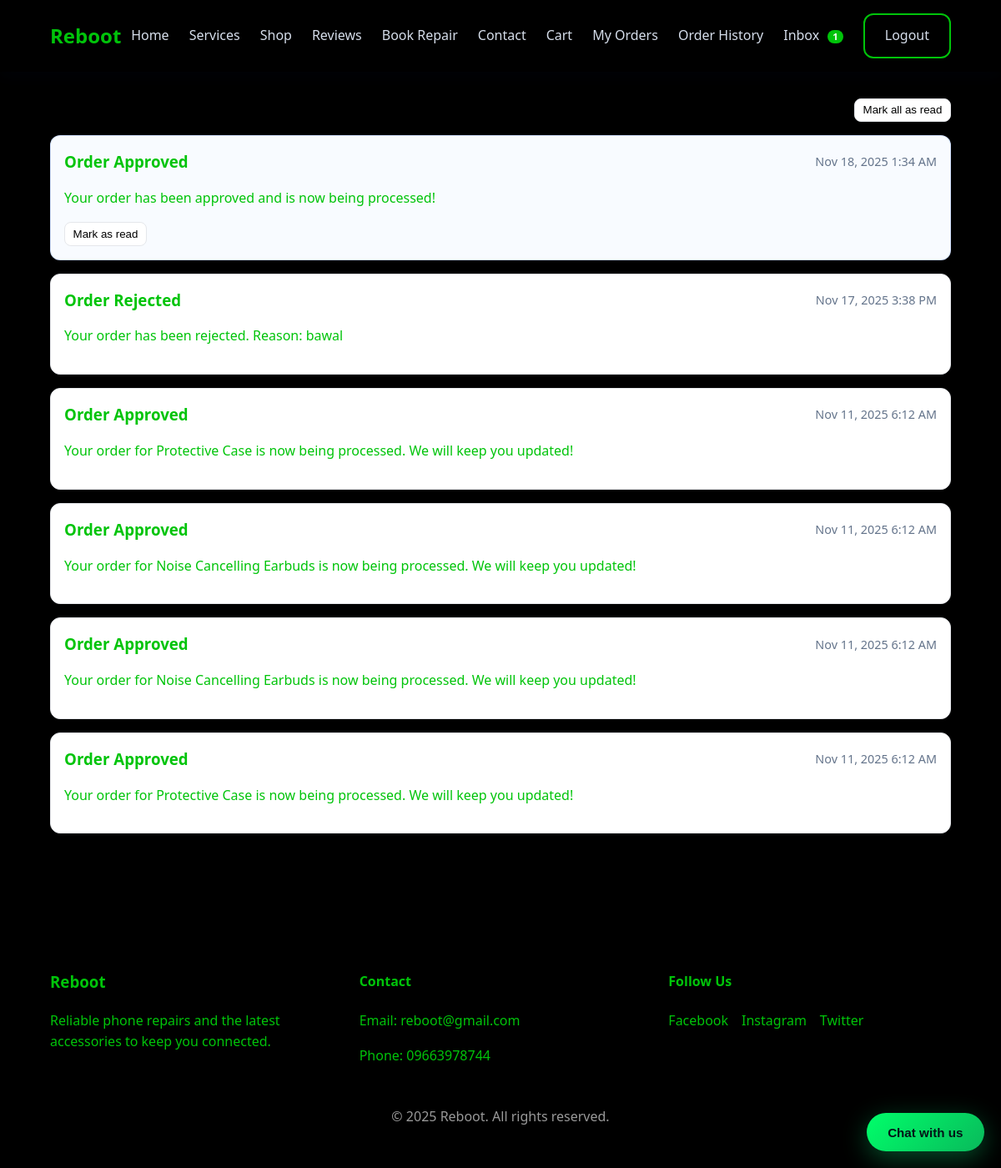
The app's page /inbox.php (signed in) with its own data.
### tables this page shows
CREATE TABLE `notifications` (
  `id` int(11) NOT NULL,
  `user_id` int(11) NOT NULL,
  `title` varchar(150) NOT NULL,
  `message` text NOT NULL,
  `type` enum('order','booking','general') DEFAULT 'general',
  `reference_id` int(11) DEFAULT NULL,
  `is_read` tinyint(1) NOT NULL DEFAULT 0,
  `created_at` timestamp NOT NULL DEFAULT current_timestamp()
);

### inbox.php (the view, shortened to what this page needs)
<?php
require_once __DIR__ . '/php/helpers.php';
$userId = (int)$_SESSION['user_id'];
$stmt = $conn->prepare("SELECT id, type, reference_id, title, message, is_read, created_at FROM notifications WHERE user_id = ? ORDER BY created_at DESC");
$stmt->bind_param('i', $userId);
$stmt->execute();
$res = $stmt->get_result();
$notifications = $res ? $res->fetch_all(MYSQLI_ASSOC) : [];
?>
<main class="page inbox-page">
	<section class="container">
		<div class="mark-all">
			<form method="post">
				<button class="btn-sm" name="mark_all" type="submit">Mark all as read</button>
			</form>
		</div>
		<div class="inbox-list">
			<?php if (empty($notifications)): ?>
				<div class="note">
					<div class="note-header">
						<h3 class="note-title">No messages yet</h3>
					</div>
					<p>We’ll notify you here when your bookings or orders are updated.</p>
				</div>
			<?php else: ?>
				<?php foreach ($notifications as $n): ?>
					<div class="note <?php echo (int)$n['is_read'] === 0 ? 'unread':''; ?>">
						<div class="note-header">
							<h3 class="note-title"><?php echo htmlspecialchars($n['title']); ?></h3>
							<div class="note-meta"><?php echo htmlspecialchars(date('M j, Y g:i A', strtotime($n['created_at']))); ?></div>
						</div>
						<div class="note-body">
							<p><?php echo nl2br(htmlspecialchars($n['message'])); ?></p>
						</div>
						<div class="note-actions">
							<?php if ((int)$n['is_read'] === 0): ?>
								<form method="post">
									<button class="btn-sm" name="mark_read" type="submit">Mark as read</button>
								</form>
							<?php endif; ?>
						</div>
					</div>
				<?php endforeach; ?>
			<?php endif; ?>
		</div>
	</section>
</main>

### css/style.css (style rules this page uses)
:root { --color-bg: #000000; --color-primary: #00c40a; --color-secondary: #ffffff; --color-accent: #1e90ff; --color-light: #ffffff; --color-muted: #00c40a; --color-border: #d6deeb; --shadow-lg: 0 20px 40px rgba(15, 41, 87, 0.12); --shadow-md: 0 12px 30px rgba(17, 51, 102, 0.1); --shadow-sm: 0 6px 18px rgba(15, 41, 87, 0.08); --radius-lg: 24px; --radius-md: 16px; --radius-sm: 12px; --transition: all 0.3s ease; font-size: 16px; }
* { box-sizing: border-box; }
body { margin: 0; font-family: 'Segoe UI', Roboto, Arial, sans-serif; background: var(--color-bg); color: var(--color-primary); line-height: 1.6; }
.container { width: min(1100px, 90vw); margin: 0 auto; }

### inbox.php (style rules this page uses)
.inbox-page { padding:2rem 0 }
.inbox-list { display:flex;flex-direction:column;gap:1rem }
.note { border:1px solid #e5e7eb;border-radius:12px;padding:1rem;background:#fff;box-shadow:0 2px 8px rgba(0,0,0,.03) }
.note.unread { border-color:#2563eb33;background:#f8fbff }
.note-header { display:flex;justify-content:space-between;align-items:center;margin-bottom:.5rem }
.note-title { margin:0;font-weight:600 }
.note-meta { color:#64748b;font-size:.9rem }
.note-actions { display:flex;gap:.5rem }
.btn-sm { padding:.35rem .6rem;border:1px solid #e5e7eb;border-radius:8px;background:#fff;cursor:pointer }
.mark-all { margin-bottom:1rem;display:flex;justify-content:flex-end }

### records on screen
notifications: title "Order Approved", created_at "Nov 18, 2025 1:34 AM", message "Your order has been approved and is now being processed!"
notifications: title "Order Rejected", created_at "Nov 17, 2025 3:38 PM", message "Your order has been rejected. Reason: bawal"
notifications: title "Order Approved", created_at "Nov 11, 2025 6:12 AM", message "Your order for Protective Case is now being processed. We will keep you updated!"
notifications: title "Order Approved", created_at "Nov 11, 2025 6:12 AM", message "Your order for Noise Cancelling Earbuds is now being processed. We will keep you updated!"
notifications: title "Order Approved", created_at "Nov 11, 2025 6:12 AM", message "Your order for Noise Cancelling Earbuds is now being processed. We will keep you updated!"
notifications: title "Order Approved", created_at "Nov 11, 2025 6:12 AM", message "Your order for Protective Case is now being processed. We will keep you updated!"

### other values on screen
$unreadCount "1"
